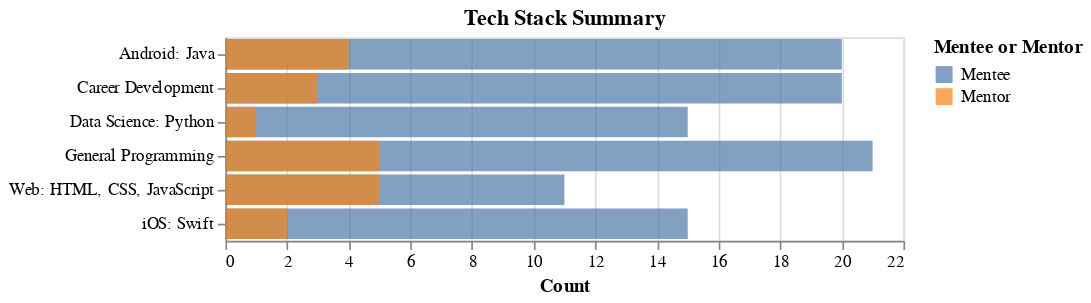

Notebook source saved alongside this figure:
### Code cell
chart = alt.Chart(DF, title='Tech Stack Summary').mark_bar(opacity=0.7).encode(
    y=alt.Y('tech_stack', title=""),
    x=alt.X('count()',axis=alt.Axis(tickMinStep=1, title="Count"), stack=None),
    color='Mentee or Mentor'
)

chart

### Figure 1 — Vega-Lite specification as saved in the notebook (floating-point values rounded to 4 significant figures)
{"config": {"view": {"continuousWidth": 400, "continuousHeight": 300}}, "data": {"name": "data-57943462817c6a23b6e2b123482a28c9"}, "mark": {"type": "bar", "opacity": 0.7}, "encoding": {"color": {"field": "Mentee or Mentor", "type": "nominal"}, "x": {"aggregate": "count", "axis": {"tickMinStep": 1, "title": "Count"}, "stack": null, "type": "quantitative"}, "y": {"field": "tech_stack", "title": "", "type": "nominal"}}, "title": "Tech Stack Summary", "$schema": "https://vega.github.io/schema/vega-lite/v4.17.0.json", "datasets": {"data-57943462817c6a23b6e2b123482a28c9": [{"tech_stack": "General Programming", "Mentee or Mentor": "Mentee"}, {"tech_stack": "Career Development", "Mentee or Mentor": "Mentee"}, {"tech_stack": "Career Development", "Mentee or Mentor": "Mentee"}, {"tech_stack": "Android: Java", "Mentee or Mentor": "Mentee"}, {"tech_stack": "Android: Java", "Mentee or Mentor": "Mentee"}, {"tech_stack": "General Programming", "Mentee or Mentor": "Mentee"}, {"tech_stack": "General Programming", "Mentee or Mentor": "Mentee"}, {"tech_stack": "Career Development", "Mentee or Mentor": "Mentee"}, {"tech_stack": "Web: HTML, CSS, JavaScript", "Mentee or Mentor": "Mentee"}, {"tech_stack": "Android: Java", "Mentee or Mentor": "Mentee"}, {"tech_stack": "iOS: Swift", "Mentee or Mentor": "Mentee"}, {"tech_stack": "Career Development", "Mentee or Mentor": "Mentee"}, {"tech_stack": "Android: Java", "Mentee or Mentor": "Mentee"}, {"tech_stack": "Android: Java", "Mentee or Mentor": "Mentee"}, {"tech_stack": "iOS: Swift", "Mentee or Mentor": "Mentee"}, {"tech_stack": "Data Science: Python", "Mentee or Mentor": "Mentee"}, {"tech_stack": "iOS: Swift", "Mentee or Mentor": "Mentee"}, {"tech_stack": "Data Science: Python", "Mentee or Mentor": "Mentee"}, {"tech_stack": "Android: Java", "Mentee or Mentor": "Mentee"}, {"tech_stack": "Web: HTML, CSS, JavaScript", "Mentee or Mentor": "Mentee"}, {"tech_stack": "Data Science: Python", "Mentee or Mentor": "Mentee"}, {"tech_stack": "Career Development", "Mentee or Mentor": "Mentee"}, {"tech_stack": "iOS: Swift", "Mentee or Mentor": "Mentee"}, {"tech_stack": "General Programming", "Mentee or Mentor": "Mentee"}, {"tech_stack": "General Programming", "Mentee or Mentor": "Mentee"}, {"tech_stack": "iOS: Swift", "Mentee or Mentor": "Mentee"}, {"tech_stack": "Data Science: Python", "Mentee or Mentor": "Mentee"}, {"tech_stack": "Android: Java", "Mentee or Mentor": "Mentee"}, {"tech_stack": "General Programming", "Mentee or Mentor": "Mentee"}, {"tech_stack": "Data Science: Python", "Mentee or Mentor": "Mentee"}, {"tech_stack": "iOS: Swift", "Mentee or Mentor": "Mentee"}, {"tech_stack": "Android: Java", "Mentee or Mentor": "Mentee"}, {"tech_stack": "Android: Java", "Mentee or Mentor": "Mentee"}, {"tech_stack": "iOS: Swift", "Mentee or Mentor": "Mentee"}, {"tech_stack": "Career Development", "Mentee or Mentor": "Mentee"}, {"tech_stack": "Web: HTML, CSS, JavaScript", "Mentee or Mentor": "Mentee"}, {"tech_stack": "Career Development", "Mentee or Mentor": "Mentee"}, {"tech_stack": "General Programming", "Mentee or Mentor": "Mentee"}, {"tech_stack": "Android: Java", "Mentee or Mentor": "Mentee"}, {"tech_stack": "General Programming", "Mentee or Mentor": "Mentee"}, {"tech_stack": "Career Development", "Mentee or Mentor": "Mentee"}, {"tech_stack": "General Programming", "Mentee or Mentor": "Mentee"}, {"tech_stack": "Data Science: Python", "Mentee or Mentor": "Mentee"}, {"tech_stack": "Career Development", "Mentee or Mentor": "Mentee"}, {"tech_stack": "iOS: Swift", "Mentee or Mentor": "Mentee"}, {"tech_stack": "iOS: Swift", "Mentee or Mentor": "Mentee"}, {"tech_stack": "Data Science: Python", "Mentee or Mentor": "Mentee"}, {"tech_stack": "Web: HTML, CSS, JavaScript", "Mentee or Mentor": "Mentee"}, {"tech_stack": "General Programming", "Mentee or Mentor": "Mentee"}, {"tech_stack": "Data Science: Python", "Mentee or Mentor": "Mentee"}, {"tech_stack": "Data Science: Python", "Mentee or Mentor": "Mentee"}, {"tech_stack": "Career Development", "Mentee or Mentor": "Mentee"}, {"tech_stack": "Career Development", "Mentee or Mentor": "Mentee"}, {"tech_stack": "General Programming", "Mentee or Mentor": "Mentee"}, {"tech_stack": "iOS: Swift", "Mentee or Mentor": "Mentee"}, {"tech_stack": "Android: Java", "Mentee or Mentor": "Mentee"}, {"tech_stack": "Web: HTML, CSS, JavaScript", "Mentee or Mentor": "Mentee"}, {"tech_stack": "General Programming", "Mentee or Mentor": "Mentee"}, {"tech_stack": "Web: HTML, CSS, JavaScript", "Mentee or Mentor": "Mentee"}, {"tech_stack": "Android: Java", "Mentee or Mentor": "Mentee"}, {"tech_stack": "Android: Java", "Mentee or Mentor": "Mentee"}, {"tech_stack": "General Programming", "Mentee or Mentor": "Mentee"}, {"tech_stack": "Android: Java", "Mentee or Mentor": "Mentee"}, {"tech_stack": "Android: Java", "Mentee or Mentor": "Mentee"}, {"tech_stack": "Android: Java", "Mentee or Mentor": "Mentee"}, {"tech_stack": "General Programming", "Mentee or Mentor": "Mentee"}, {"tech_stack": "Data Science: Python", "Mentee or Mentor": "Mentee"}, {"tech_stack": "Android: Java", "Mentee or Mentor": "Mentee"}, {"tech_stack": "Career Development", "Mentee or Mentor": "Mentee"}, {"tech_stack": "Android: Java", "Mentee or Mentor": "Mentee"}, {"tech_stack": "Data Science: Python", "Mentee or Mentor": "Mentee"}, {"tech_stack": "Web: HTML, CSS, JavaScript", "Mentee or Mentor": "Mentee"}, {"tech_stack": "General Programming", "Mentee or Mentor": "Mentee"}, {"tech_stack": "Data Science: Python", "Mentee or Mentor": "Mentee"}, {"tech_stack": "General Programming", "Mentee or Mentor": "Mentee"}, {"tech_stack": "Web: HTML, CSS, JavaScript", "Mentee or Mentor": "Mentee"}, {"tech_stack": "Career Development", "Mentee or Mentor": "Mentee"}, {"tech_stack": "General Programming", "Mentee or Mentor": "Mentee"}, {"tech_stack": "Android: Java", "Mentee or Mentor": "Mentee"}, {"tech_stack": "Career Development", "Mentee or Mentor": "Mentee"}, {"tech_stack": "General Programming", "Mentee or Mentor": "Mentee"}, {"tech_stack": "iOS: Swift", "Mentee or Mentor": "Mentee"}, {"tech_stack": "Career Development", "Mentee or Mentor": "Mentee"}, {"tech_stack": "iOS: Swift", "Mentee or Mentor": "Mentee"}, {"tech_stack": "General Programming", "Mentee or Mentor": "Mentee"}, {"tech_stack": "Career Development", "Mentee or Mentor": "Mentee"}, {"tech_stack": "General Programming", "Mentee or Mentor": "Mentee"}, {"tech_stack": "iOS: Swift", "Mentee or Mentor": "Mentee"}, {"tech_stack": "Android: Java", "Mentee or Mentor": "Mentee"}, {"tech_stack": "Web: HTML, CSS, JavaScript", "Mentee or Mentor": "Mentee"}, {"tech_stack": "General Programming", "Mentee or Mentor": "Mentee"}, {"tech_stack": "Career Development", "Mentee or Mentor": "Mentee"}, {"tech_stack": "iOS: Swift", "Mentee or Mentor": "Mentee"}, {"tech_stack": "Web: HTML, CSS, JavaScript", "Mentee or Mentor": "Mentee"}, {"tech_stack": "Web: HTML, CSS, JavaScript", "Mentee or Mentor": "Mentee"}, {"tech_stack": "Data Science: Python", "Mentee or Mentor": "Mentee"}, {"tech_stack": "Career Development", "Mentee or Mentor": "Mentee"}, {"tech_stack": "Data Science: Python", "Mentee or Mentor": "Mentee"}, {"tech_stack": "iOS: Swift", "Mentee or Mentor": "Mentee"}, {"tech_stack": "Data Science: Python", "Mentee or Mentor": "Mentee"}, {"tech_stack": "Career Development", "Mentee or Mentor": "Mentee"}, {"tech_stack": "Career Development", "Mentee or Mentor": "Mentee"}, {"tech_stack": "General Programming", "Mentee or Mentor": "Mentor"}, {"tech_stack": "Web: HTML, CSS, JavaScript", "Mentee or Mentor": "Mentor"}, {"tech_stack": "Career Development", "Mentee or Mentor": "Mentor"}, {"tech_stack": "iOS: Swift", "Mentee or Mentor": "Mentor"}, {"tech_stack": "General Programming", "Mentee or Mentor": "Mentor"}, {"tech_stack": "Android: Java", "Mentee or Mentor": "Mentor"}, {"tech_stack": "General Programming", "Mentee or Mentor": "Mentor"}, {"tech_stack": "Web: HTML, CSS, JavaScript", "Mentee or Mentor": "Mentor"}, {"tech_stack": "iOS: Swift", "Mentee or Mentor": "Mentor"}, {"tech_stack": "Data Science: Python", "Mentee or Mentor": "Mentor"}, {"tech_stack": "Career Development", "Mentee or Mentor": "Mentor"}, {"tech_stack": "Android: Java", "Mentee or Mentor": "Mentor"}, {"tech_stack": "Web: HTML, CSS, JavaScript", "Mentee or Mentor": "Mentor"}, {"tech_stack": "Android: Java", "Mentee or Mentor": "Mentor"}, {"tech_stack": "Android: Java", "Mentee or Mentor": "Mentor"}, {"tech_stack": "Career Development", "Mentee or Mentor": "Mentor"}, {"tech_stack": "General Programming", "Mentee or Mentor": "Mentor"}, {"tech_stack": "Web: HTML, CSS, JavaScript", "Mentee or Mentor": "Mentor"}, {"tech_stack": "Web: HTML, CSS, JavaScript", "Mentee or Mentor": "Mentor"}, {"tech_stack": "General Programming", "Mentee or Mentor": "Mentor"}]}}
